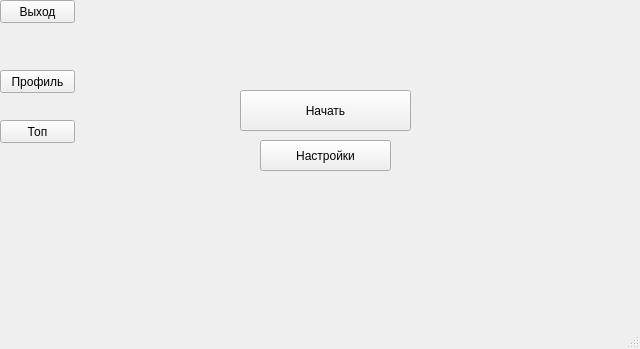
<?xml version="1.0" encoding="UTF-8"?>
<ui version="4.0">
 <class>MainWindow</class>
 <widget class="QMainWindow" name="MainWindow">
  <property name="geometry">
   <rect>
    <x>0</x>
    <y>0</y>
    <width>640</width>
    <height>349</height>
   </rect>
  </property>
  <property name="windowTitle">
   <string>MainWindow</string>
  </property>
  <widget class="QWidget" name="centralwidget">
   <widget class="QPushButton" name="exit_btn">
    <property name="geometry">
     <rect>
      <x>0</x>
      <y>0</y>
      <width>75</width>
      <height>23</height>
     </rect>
    </property>
    <property name="text">
     <string>Выход</string>
    </property>
   </widget>
   <widget class="QPushButton" name="profile_btn">
    <property name="geometry">
     <rect>
      <x>0</x>
      <y>70</y>
      <width>75</width>
      <height>23</height>
     </rect>
    </property>
    <property name="text">
     <string>Профиль</string>
    </property>
   </widget>
   <widget class="QPushButton" name="play_btn">
    <property name="geometry">
     <rect>
      <x>240</x>
      <y>90</y>
      <width>171</width>
      <height>41</height>
     </rect>
    </property>
    <property name="text">
     <string>Начать</string>
    </property>
   </widget>
   <widget class="QPushButton" name="setting_btn">
    <property name="geometry">
     <rect>
      <x>260</x>
      <y>140</y>
      <width>131</width>
      <height>31</height>
     </rect>
    </property>
    <property name="text">
     <string>Настройки</string>
    </property>
   </widget>
   <widget class="QLabel" name="label">
    <property name="geometry">
     <rect>
      <x>240</x>
      <y>180</y>
      <width>231</width>
      <height>51</height>
     </rect>
    </property>
    <property name="text">
     <string/>
    </property>
    <property name="textFormat">
     <enum>Qt::AutoText</enum>
    </property>
    <property name="scaledContents">
     <bool>false</bool>
    </property>
    <property name="textInteractionFlags">
     <set>Qt::LinksAccessibleByKeyboard|Qt::LinksAccessibleByMouse|Qt::TextBrowserInteraction|Qt::TextSelectableByKeyboard|Qt::TextSelectableByMouse</set>
    </property>
   </widget>
   <widget class="QLabel" name="fon">
    <property name="geometry">
     <rect>
      <x>0</x>
      <y>0</y>
      <width>641</width>
      <height>351</height>
     </rect>
    </property>
    <property name="text">
     <string/>
    </property>
   </widget>
   <widget class="QPushButton" name="top_btn">
    <property name="geometry">
     <rect>
      <x>0</x>
      <y>120</y>
      <width>75</width>
      <height>23</height>
     </rect>
    </property>
    <property name="text">
     <string>Топ</string>
    </property>
   </widget>
   <widget class="QLabel" name="label_2">
    <property name="geometry">
     <rect>
      <x>460</x>
      <y>0</y>
      <width>141</width>
      <height>41</height>
     </rect>
    </property>
    <property name="text">
     <string/>
    </property>
   </widget>
   <zorder>fon</zorder>
   <zorder>exit_btn</zorder>
   <zorder>profile_btn</zorder>
   <zorder>play_btn</zorder>
   <zorder>setting_btn</zorder>
   <zorder>label</zorder>
   <zorder>top_btn</zorder>
   <zorder>label_2</zorder>
  </widget>
  <widget class="QMenuBar" name="menubar">
   <property name="geometry">
    <rect>
     <x>0</x>
     <y>0</y>
     <width>640</width>
     <height>21</height>
    </rect>
   </property>
  </widget>
  <widget class="QStatusBar" name="statusbar"/>
 </widget>
 <resources/>
 <connections/>
</ui>
